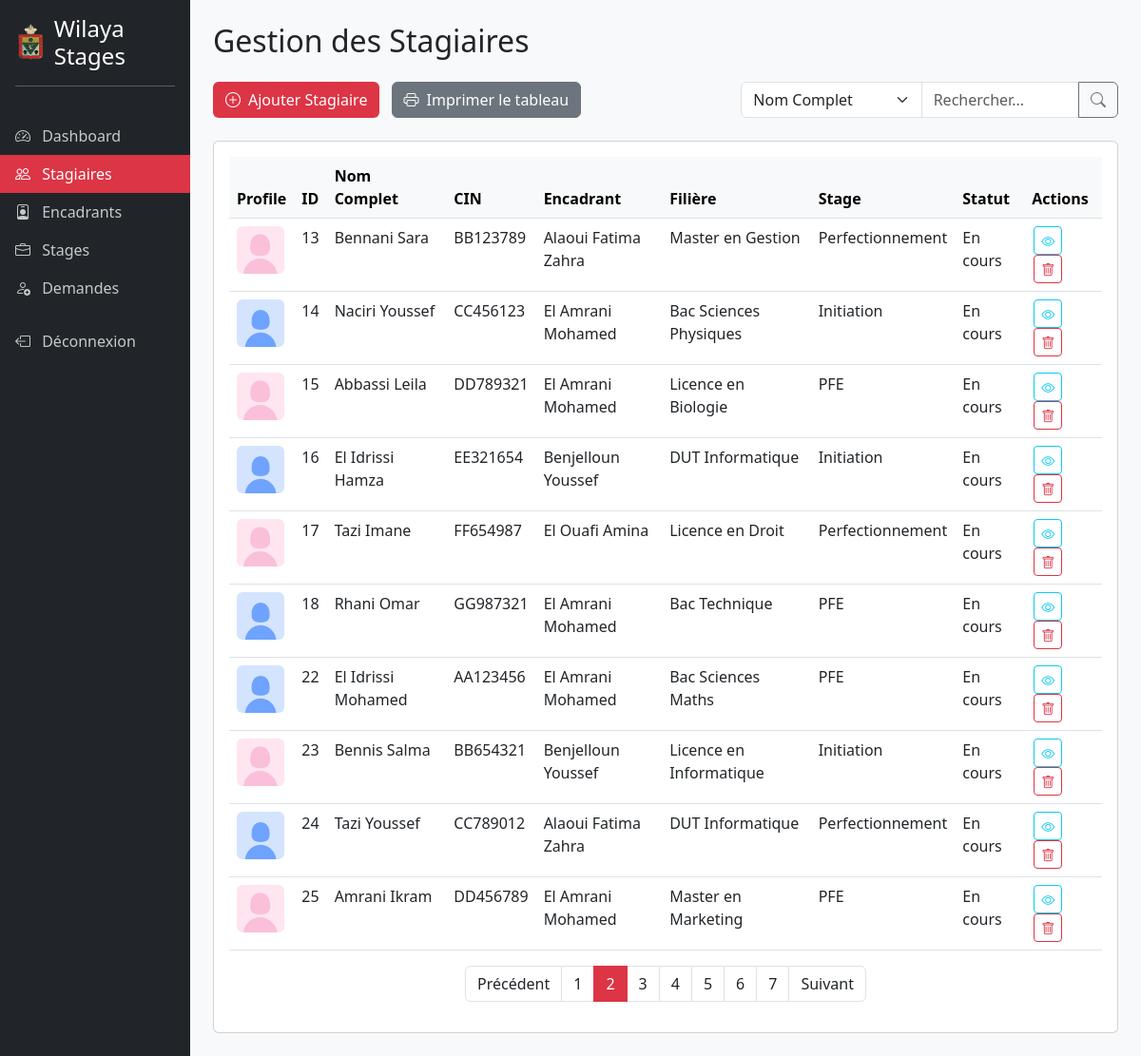
Screenshot of /stagiaires.php?page=2 (signed in) with the database file from the repository.
### tables this page shows
CREATE TABLE `stagiaire` (
  `id` int(11) NOT NULL,
  `nom` varchar(255) NOT NULL,
  `prenom` varchar(255) DEFAULT NULL,
  `cin` varchar(20) DEFAULT NULL,
  `email` varchar(255) DEFAULT NULL,
  `mot_de_passe` varchar(255) DEFAULT NULL,
  `diplome` varchar(255) DEFAULT NULL,
  `etablissement` varchar(255) DEFAULT NULL,
  `sexe` enum('homme','femme','autre') NOT NULL DEFAULT 'homme',
  `stage_id` int(11) DEFAULT NULL,
  `encadrant_id` int(11) DEFAULT NULL,
  `telephone` varchar(20) DEFAULT NULL,
  `status` enum('En cours','terminé') NOT NULL DEFAULT 'En cours',
  `type_id` int(11) DEFAULT NULL,
  `image_url` varchar(1000) DEFAULT NULL,
  `est_supp` tinyint(1) NOT NULL DEFAULT 0,
  `signed_attestation_url` varchar(255) DEFAULT NULL
);

CREATE TABLE `encadrant` (
  `id` int(11) NOT NULL,
  `nom` varchar(255) NOT NULL,
  `prenom` varchar(255) DEFAULT NULL,
  `email` varchar(255) DEFAULT NULL,
  `telephone` varchar(20) DEFAULT NULL,
  `poste` varchar(255) DEFAULT NULL,
  `service_id` int(11) DEFAULT NULL,
  `est_supp` tinyint(1) DEFAULT 0,
  `image_url` varchar(255) DEFAULT NULL,
  `sexe` enum('homme','femme') DEFAULT NULL,
  `status` enum('En cours','Terminé') DEFAULT 'En cours',
  `cin` varchar(255) DEFAULT NULL,
  `stage_id` int(11) DEFAULT NULL,
  `mot_de_passe` varchar(255) DEFAULT NULL
);

### stagiaires.php (the view, shortened to what this page needs)
<?php
include("config.php");
?>
<!DOCTYPE html>
<html lang="fr">
<head>
    <link href="https://cdn.jsdelivr.net/npm/bootstrap@5.3.0/dist/css/bootstrap.min.css" rel="stylesheet">
    <link rel="stylesheet" href="https://cdn.jsdelivr.net/npm/bootstrap-icons@1.10.0/font/bootstrap-icons.css">
</head>
<body>
    <div class="container-fluid">
        <div class="row">
            <div class="col-md-2 sidebar p-0">
                <div class="p-3 text-white">
                    <h4 class="d-flex align-items-center">
                        <img src="assets/logo-removebg.png" width="40" height="40" class="me-2">
                        Wilaya Stages
                    </h4>
                    <hr class="bg-light">
                </div>
                <ul class="nav flex-column">
                    <li class="nav-item">
                        <a class="nav-link" href="dashboard.php">
                            <i class="bi bi-speedometer2 me-2"></i> Dashboard
                        </a>
                    </li>
                    <li class="nav-item">
                        <a class="nav-link active" href="stagiaires.php">
                            <i class="bi bi-people me-2"></i> Stagiaires
                        </a>
                    </li>
                    <li class="nav-item">
                        <a class="nav-link" href="encadrants.php">
                            <i class="bi bi-person-badge me-2"></i> Encadrants
                        </a>
                    </li>
                    <li class="nav-item">
                        <a class="nav-link" href="stages.php">
                            <i class="bi bi-briefcase me-2"></i> Stages
                        </a>
                    </li>
                    <li class="nav-item">
                        <a class="nav-link" href="demandes.php">
                            <i class="bi bi-person-add me-2"></i> Demandes
                        </a>
                    </li>
                    <li class="nav-item mt-3">
                        <a class="nav-link" href="logout.php">
                            <i class="bi bi-box-arrow-left me-2"></i> Déconnexion
                        </a>
                    </li>
                </ul>
            </div>
            <div class="col-md-10 main-content p-4">
                <div class="d-flex justify-content-between align-items-center mb-4">
                    <h2 class="mb-0">Gestion des Stagiaires</h2>
                </div>
                <div class="d-flex justify-content-between mb-4">
                    <div>
                    <button class="btn btn-add" onclick="window.location.href='stagiaires_add.php'">
                        <i class="bi bi-plus-circle me-2"></i>Ajouter Stagiaire
                    </button>
                    <button class="btn btn-secondary ms-2" id="printTableBtn">
                        <i class="bi bi-printer me-2"></i>Imprimer le tableau
                    </button>
                    </div>
                    <div class="col-md-5">
                        <form method="get" action="<?= $_SERVER['PHP_SELF'] ?>" class="input-group">
                            <select class="form-select search-select" name="search_by" id="search_by">
                                <option value="nom" <?= isset($_GET['search_by']) && $_GET['search_by'] == 'nom' ? 'selected' : '' ?>>Nom Complet</option>
                            </select>
                            <input type="text" class="form-control search-input" placeholder="Rechercher..."
                                   name="search_text" id="text_search"
                                   value="<?= isset($_GET['search_by']) && $_GET['search_by'] != 'status' ? htmlspecialchars($_GET['search_text'] ?? '') : '' ?>">
                            <button class="btn btn-outline-secondary" type="submit">
                                <i class="bi bi-search"></i>
                            </button>
                        </form>
                    </div>
                </div>
                <div class="card">
                    <div class="card-body">
                        <div class="table-responsive">
                            <table class="table table-hover">
                                <thead class="table-light">
                                    <tr>
                                        <th>Profile</th>
                                        <th>ID</th>
                                        <th>Nom Complet</th>
                                        <th>CIN</th>
                                        <th>Encadrant</th>
                                        <th>Filière</th>
                                        <th>Stage</th>
                                        <th>Statut</th>
                                        <th>Actions</th>
                                    </tr>
                                </thead>
                                <tbody>
                                    <?php
                                        $stage_type = NULL;
                                        $current_page = isset($_GET['page']) ? max(1, (int)$_GET['page']) : 1;
                                        $items_per_page = 10;
                                        $start_index = ($current_page - 1) * $items_per_page;
                                        $sql = "SELECT * FROM stagiaire WHERE est_supp = false";
                                        $sql .= " LIMIT $start_index, $items_per_page";
                                        $result = mysqli_query($conDb, $sql);
                                        while($row = $result->fetch_assoc()) {
                                            switch($row['type_id']) {
                                                case 1: $stage_type = 'PFE'; break;
                                                case 2: $stage_type = 'Initiation'; break;
                                                case 3: $stage_type = 'Perfectionnement'; break;
                                            }
                                            if(empty($row['image_url'])) {
                                                switch($row['sexe']) {
                                                    case 'homme': $row['image_url'] = "images/homme_default.jpg"; break;
                                                    case 'femme': $row['image_url'] = "images/femme_default.jpg"; break;
                                                }
                                            }
                                            $sql2 = 'SELECT * FROM encadrant WHERE id = '.$row['encadrant_id'];
                                            $result2 = mysqli_query($conDb, $sql2);
                                            $encadrant = $result2->fetch_assoc();
                                            if($row['status'] == 'terminé') {
                                                echo '
                                                <tr>
                                                    <td><img src="' . $row["image_url"] . '" width="50px" height="50px" alt="no photo profile" class="rounded" onclick="window.location.href=\'stagiaires_details.php?id='.$row['id'].'\'"></td>
                                                    <td>'. htmlspecialchars($row['id']) .'</td>
                                                    <td>'. htmlspecialchars($row['nom']) ." ".htmlspecialchars($row['prenom']).'</td>
                                                    <td>'. htmlspecialchars($row['cin']) .'</td>
                                                    <td>'. htmlspecialchars($encadrant['nom']) ." ".htmlspecialchars($encadrant['prenom']).'</td>
                                                    <td>'. htmlspecialchars($row['diplome']) .'</td>
                                                    <td>'. htmlspecialchars($stage_type) .'</td>
                                                    <td><span class="status active">'. htmlspecialchars($row['status']) .'</span></td>
                                                    <td class="actions" data-id="'. htmlspecialchars($row['id']) .'">
                                                        <button class="btn btn-sm btn-outline-info action-btn" title="Détails"><i class="bi bi-eye"></i></button>
                                                        <button class="btn btn-sm btn-outline-danger action-btn" title="Supprimer"><i class="bi bi-trash"></i></button>
                                                        <button class="btn btn-sm btn-outline-primary action-btn" title="Imprimer"><i class="bi bi-printer"></i></button>
                                                    </td>
                                                </tr>';
                                            } else {
                                                echo '
                                                <tr>
                                                    <td><img src="' . $row["image_url"] . '" width="50px" height="50px" alt="no photo profile" class="rounded" onclick="window.location.href=\'stagiaires_details.php?id='.$row['id'].'\'"></td>
                                                    <td>'. htmlspecialchars($row['id']) .'</td>
                                                    <td>'. htmlspecialchars($row['nom']) ." ".htmlspecialchars($row['prenom']).'</td>
                                                    <td>'. htmlspecialchars($row['cin']) .'</td>
                                                    <td>'. htmlspecialchars($encadrant['nom']) ." ".htmlspecialchars($encadrant['prenom']).'</td>
                                                    <td>'. htmlspecialchars($row['diplome']) .'</td>
                                                    <td>'. htmlspecialchars($stage_type) .'</td>
                                                    <td><span class="status active">'. htmlspecialchars($row['status']) .'</span></td>
                                                    <td class="actions" data-id="'. htmlspecialchars($row['id']) .'">
                                                        <button class="btn btn-sm btn-outline-info action-btn" title="Détails"><i class="bi bi-eye"></i></button>
                                                        <button class="btn btn-sm btn-outline-danger action-btn" title="Supprimer"><i class="bi bi-trash"></i></button>
                                                    </td>
                                                </tr>';
                                            }
                                        }
                                    ?>
                                </tbody>
                            </table>
                        </div>
                        <nav aria-label="Page navigation">
                            <ul class="pagination justify-content-center">
                                <li class="page-item <?= ($current_page == 1) ? 'disabled' : '' ?>">
                                    <a class="page-link text-dark" href="?page=<?= $current_page - 1 ?><?= isset($_GET['search_by']) ? '&search_by='.$_GET['search_by'] : '' ?><?= (isset($_GET['search_by']) && $_GET['search_by'] == 'status' && isset($_GET['search_status'])) ? '&search_status='.$_GET['search_status'] : '' ?><?= (isset($_GET['search_by']) && $_GET['search_by'] != 'status' && isset($_GET['search_text'])) ? '&search_text='.$_GET['search_text'] : '' ?>">Précédent</a>
                                </li>
                                <?php
                                $sql_p = 'SELECT COUNT(*) AS total FROM stagiaire WHERE est_supp = false';
                                $result_p = mysqli_query($conDb, $sql_p);
                                $intern_nmb = mysqli_fetch_assoc($result_p);
                                $total_pages = ceil($intern_nmb['total'] / $items_per_page);
                                for($i = 1; $i <= $total_pages; $i++) {
                                    $active = ($i == $current_page) ? ' active' : '';
                                    echo '<li class="page-item '.$active.'">
                                        <a class="page-link '.($i == $current_page ? 'bg-danger text-white' : 'text-dark').'"
                                           href="?page='.$i.
                                           (isset($_GET['search_by']) ? '&search_by='.$_GET['search_by'] : '').
                                           ((isset($_GET['search_by']) && $_GET['search_by'] == 'status' && isset($_GET['search_status'])) ? '&search_status='.$_GET['search_status'] : '').
                                           ((isset($_GET['search_by']) && $_GET['search_by'] != 'status' && isset($_GET['search_text'])) ? '&search_text='.$_GET['search_text'] : '').'">'.$i.'</a>
                                    </li>';
                                }
                                ?>
                                <li class="page-item <?= ($current_page == $total_pages) ? 'disabled' : '' ?>">
                                    <a class="page-link text-dark" href="?page=<?= $current_page + 1 ?><?= isset($_GET['search_by']) ? '&search_by='.$_GET['search_by'] : '' ?><?= (isset($_GET['search_by']) && $_GET['search_by'] == 'status' && isset($_GET['search_status'])) ? '&search_status='.$_GET['search_status'] : '' ?><?= (isset($_GET['search_by']) && $_GET['search_by'] != 'status' && isset($_GET['search_text'])) ? '&search_text='.$_GET['search_text'] : '' ?>">Suivant</a>
                                </li>
                            </ul>
                        </nav>
                    </div>
                </div>
            </div>
        </div>
    </div>
</body>
</html>

### stagiaires.php (style rules this page uses)
.sidebar { min-height: 100vh; background-color: #212529; }
.sidebar .nav-link { color: rgba(255, 255, 255, 0.75); }
.sidebar .nav-link.active { color: white; background-color: #dc3545; }
.main-content { background-color: #f8f9fa; }
.btn-add { background-color: #dc3545; color: white; }
img { cursor: pointer; }
.action-btn { width: 30px; height: 30px; display: inline-flex; align-items: center; justify-content: center; margin: 0 2px; }
.table-responsive { overflow-x: auto; }
table { width: 100%; }
.table tbody tr { height: 60px; }
.card-body { min-height: 800px; display: flex; flex-direction: column; }
.table-responsive { flex: 1; }
.page-item.active .page-link { background-color: #dc3545 !important; border-color: #dc3545 !important; color: white !important; }

### rows the page displays
stagiaire: id "13", nom "Bennani", prenom "Sara", cin "BB123789", encadrant.nom "Alaoui", encadrant.prenom "Fatima Zahra", diplome "Master en Gestion", type "Perfectionnement", status "En cours"
stagiaire: id "14", nom "Naciri", prenom "Youssef", cin "CC456123", encadrant.nom "El Amrani", encadrant.prenom "Mohamed", diplome "Bac Sciences Physiques", type "Initiation", status "En cours"
stagiaire: image_url (placeholder picture), id "15", nom "Abbassi", prenom "Leila", cin "DD789321", encadrant.nom "El Amrani", encadrant.prenom "Mohamed", diplome "Licence en Biologie", type "PFE", status "En cours"
stagiaire: id "16", nom "El Idrissi", prenom "Hamza", cin "EE321654", encadrant.nom "Benjelloun", encadrant.prenom "Youssef", diplome "DUT Informatique", type "Initiation", status "En cours"
stagiaire: id "17", nom "Tazi", prenom "Imane", cin "FF654987", encadrant.nom "El Ouafi", encadrant.prenom "Amina", diplome "Licence en Droit", type "Perfectionnement", status "En cours"
stagiaire: id "18", nom "Rhani", prenom "Omar", cin "GG987321", encadrant.nom "El Amrani", encadrant.prenom "Mohamed", diplome "Bac Technique", type "PFE", status "En cours"
stagiaire: id "22", nom "El Idrissi", prenom "Mohamed", cin "AA123456", encadrant.nom "El Amrani", encadrant.prenom "Mohamed", diplome "Bac Sciences Maths", type "PFE", status "En cours"
stagiaire: id "23", nom "Bennis", prenom "Salma", cin "BB654321", encadrant.nom "Benjelloun", encadrant.prenom "Youssef", diplome "Licence en Informatique", type "Initiation", status "En cours"
stagiaire: id "24", nom "Tazi", prenom "Youssef", cin "CC789012", encadrant.nom "Alaoui", encadrant.prenom "Fatima Zahra", diplome "DUT Informatique", type "Perfectionnement", status "En cours"
stagiaire: id "25", nom "Amrani", prenom "Ikram", cin "DD456789", encadrant.nom "El Amrani", encadrant.prenom "Mohamed", diplome "Master en Marketing", type "PFE", status "En cours"
